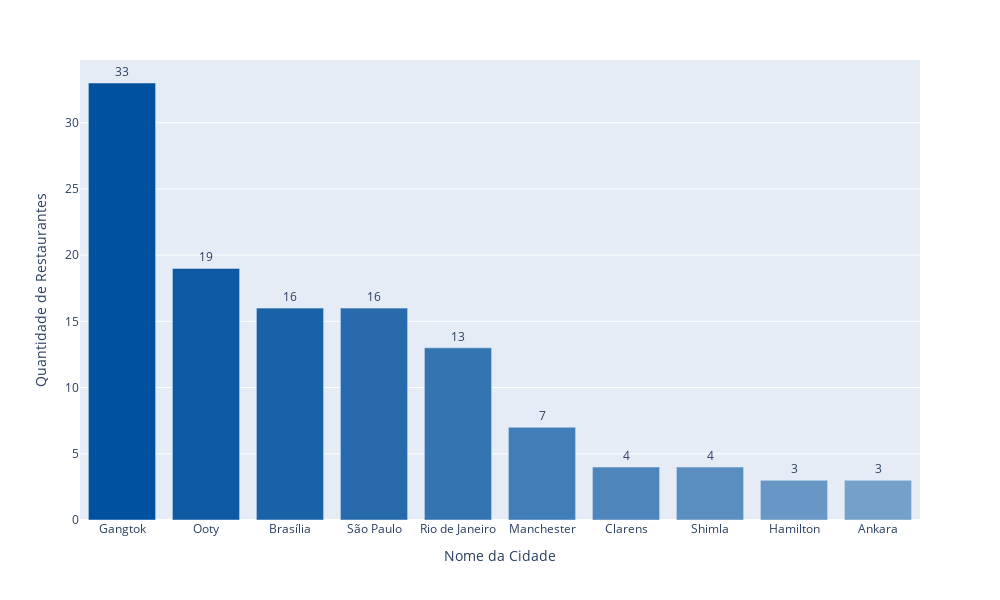

Notebook code for this chart:
### Markdown cell above
# Top 10 cidades com a maior quantidade de restaurantes avaliados com nota abaixo de 2.5

### Code cell
city_mean_2_5 =  df[df['aggregate_rating'] <= 2.5]['city'].value_counts().sort_values( ascending=False).reset_index().head(10)
city_mean_2_5.rename(columns={'index':'city', 'city':'count'}, inplace=True)

city_mean_2_5.head(10)

fig = px.bar(city_mean_2_5, 
             x='city',
             y='count',
             width=1000,
             height=600,
             labels={'city':'Nome da Cidade', 'count':'Quantidade de Restaurantes'},
             text='count' 
            )

colors =['#00519e','#0d59a2','#1a62a7','#276bac','#3474b1','#417db6','#4e85bb','#5b8ec0','#6897c5',
 '#75a0c9','#82a9ce','#8fb2d3','#9cbad8','#a9c3dd','#b6cce2','#c3d5e7','#d0deec','#dde7f1']

fig.update_traces(marker_color=colors)


fig.update_traces(textfont=dict(size=12),
                  textposition='outside')

fig.show()

### Figure 1 — Plotly figure (JSON) as saved in the notebook; plotly's stock layout.template omitted (floating-point values rounded to 4 significant figures)
{"data": [{"alignmentgroup": "True", "hovertemplate": "Nome da Cidade=%{x}<br>Quantidade de Restaurantes=%{text}<extra></extra>", "legendgroup": "", "marker": {"color": ["#00519e", "#0d59a2", "#1a62a7", "#276bac", "#3474b1", "#417db6", "#4e85bb", "#5b8ec0", "#6897c5", "#75a0c9", "#82a9ce", "#8fb2d3", "#9cbad8", "#a9c3dd", "#b6cce2", "#c3d5e7", "#d0deec", "#dde7f1"], "pattern": {"shape": ""}}, "name": "", "offsetgroup": "", "orientation": "v", "showlegend": false, "text": [33, 19, 16, 16, 13, 7, 4, 4, 3, 3], "textfont": {"size": 12}, "textposition": "outside", "type": "bar", "x": ["Gangtok", "Ooty", "Brasília", "São Paulo", "Rio de Janeiro", "Manchester", "Clarens", "Shimla", "Hamilton", "Ankara"], "xaxis": "x", "y": [33, 19, 16, 16, 13, 7, 4, 4, 3, 3], "yaxis": "y"}], "layout": {"barmode": "relative", "height": 600, "legend": {"tracegroupgap": 0}, "margin": {"t": 60}, "width": 1000, "xaxis": {"anchor": "y", "autorange": true, "domain": [0, 1], "range": [-0.5, 9.5], "title": {"text": "Nome da Cidade"}, "type": "category"}, "yaxis": {"anchor": "x", "autorange": true, "domain": [0, 1], "range": [0, 34.74], "title": {"text": "Quantidade de Restaurantes"}, "type": "linear"}}}
